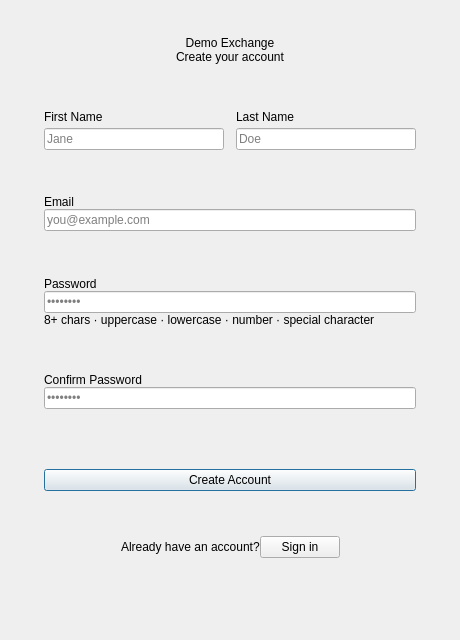
<?xml version="1.0" encoding="UTF-8"?>
<ui version="4.0">
 <class>RegisterWindow</class>
 <widget class="QWidget" name="RegisterWindow">
  <property name="geometry">
   <rect><x>0</x><y>0</y><width>460</width><height>640</height></rect>
  </property>
  <property name="minimumSize">
   <size><width>460</width><height>640</height></size>
  </property>
  <property name="windowTitle">
   <string>Demo Exchange — Create Account</string>
  </property>
  <layout class="QVBoxLayout" name="rootLayout">
   <property name="leftMargin"><number>44</number></property>
   <property name="topMargin"><number>36</number></property>
   <property name="rightMargin"><number>44</number></property>
   <property name="bottomMargin"><number>36</number></property>
   <property name="spacing"><number>0</number></property>

   <item>
    <widget class="QLabel" name="logoLabel">
     <property name="objectName"><string>loginLogo</string></property>
     <property name="text"><string>Demo Exchange</string></property>
     <property name="alignment"><set>Qt::AlignHCenter</set></property>
    </widget>
   </item>
   <item>
    <widget class="QLabel" name="taglineLabel">
     <property name="objectName"><string>loginTagline</string></property>
     <property name="text"><string>Create your account</string></property>
     <property name="alignment"><set>Qt::AlignHCenter</set></property>
    </widget>
   </item>

   <item>
    <spacer name="spacerTop">
     <property name="orientation"><enum>Qt::Vertical</enum></property>
     <property name="sizeHint" stdset="0"><size><width>20</width><height>20</height></size></property>
    </spacer>
   </item>

   <!-- First + Last name row -->
   <item>
    <layout class="QHBoxLayout" name="nameLayout">
     <property name="spacing"><number>12</number></property>
     <item>
      <layout class="QVBoxLayout" name="firstNameLayout">
       <property name="spacing"><number>4</number></property>
       <item>
        <widget class="QLabel" name="firstNameLabel">
         <property name="text"><string>First Name</string></property>
        </widget>
       </item>
       <item>
        <widget class="QLineEdit" name="firstNameInput">
         <property name="placeholderText"><string>Jane</string></property>
        </widget>
       </item>
      </layout>
     </item>
     <item>
      <layout class="QVBoxLayout" name="lastNameLayout">
       <property name="spacing"><number>4</number></property>
       <item>
        <widget class="QLabel" name="lastNameLabel">
         <property name="text"><string>Last Name</string></property>
        </widget>
       </item>
       <item>
        <widget class="QLineEdit" name="lastNameInput">
         <property name="placeholderText"><string>Doe</string></property>
        </widget>
       </item>
      </layout>
     </item>
    </layout>
   </item>

   <item>
    <spacer name="spacerName">
     <property name="orientation"><enum>Qt::Vertical</enum></property>
     <property name="sizeHint" stdset="0"><size><width>20</width><height>10</height></size></property>
    </spacer>
   </item>

   <item>
    <widget class="QLabel" name="emailLabel">
     <property name="text"><string>Email</string></property>
    </widget>
   </item>
   <item>
    <widget class="QLineEdit" name="emailInput">
     <property name="placeholderText"><string>you@example.com</string></property>
    </widget>
   </item>

   <item>
    <spacer name="spacerEmail">
     <property name="orientation"><enum>Qt::Vertical</enum></property>
     <property name="sizeHint" stdset="0"><size><width>20</width><height>10</height></size></property>
    </spacer>
   </item>

   <item>
    <widget class="QLabel" name="passwordLabel">
     <property name="text"><string>Password</string></property>
    </widget>
   </item>
   <item>
    <widget class="QLineEdit" name="passwordInput">
     <property name="placeholderText"><string>••••••••</string></property>
     <property name="echoMode"><enum>QLineEdit::Password</enum></property>
    </widget>
   </item>
   <item>
    <widget class="QLabel" name="passwordHintLabel">
     <property name="objectName"><string>subtext</string></property>
     <property name="text"><string>8+ chars · uppercase · lowercase · number · special character</string></property>
     <property name="wordWrap"><bool>true</bool></property>
    </widget>
   </item>

   <item>
    <spacer name="spacerPwd">
     <property name="orientation"><enum>Qt::Vertical</enum></property>
     <property name="sizeHint" stdset="0"><size><width>20</width><height>10</height></size></property>
    </spacer>
   </item>

   <item>
    <widget class="QLabel" name="confirmLabel">
     <property name="text"><string>Confirm Password</string></property>
    </widget>
   </item>
   <item>
    <widget class="QLineEdit" name="confirmInput">
     <property name="placeholderText"><string>••••••••</string></property>
     <property name="echoMode"><enum>QLineEdit::Password</enum></property>
    </widget>
   </item>

   <item>
    <widget class="QLabel" name="errorLabel">
     <property name="objectName"><string>errorLabel</string></property>
     <property name="text"><string></string></property>
     <property name="alignment"><set>Qt::AlignHCenter</set></property>
     <property name="wordWrap"><bool>true</bool></property>
    </widget>
   </item>

   <item>
    <spacer name="spacerBtn">
     <property name="orientation"><enum>Qt::Vertical</enum></property>
     <property name="sizeHint" stdset="0"><size><width>20</width><height>12</height></size></property>
    </spacer>
   </item>

   <item>
    <widget class="QPushButton" name="createButton">
     <property name="objectName"><string>btnPrimary</string></property>
     <property name="text"><string>Create Account</string></property>
     <property name="default"><bool>true</bool></property>
    </widget>
   </item>

   <item>
    <spacer name="spacerBack">
     <property name="orientation"><enum>Qt::Vertical</enum></property>
     <property name="sizeHint" stdset="0"><size><width>20</width><height>8</height></size></property>
    </spacer>
   </item>

   <item>
    <layout class="QHBoxLayout" name="backLayout">
     <item>
      <spacer name="spacerBackL">
       <property name="orientation"><enum>Qt::Horizontal</enum></property>
       <property name="sizeHint" stdset="0"><size><width>40</width><height>20</height></size></property>
      </spacer>
     </item>
     <item>
      <widget class="QLabel" name="backPromptLabel">
       <property name="objectName"><string>subtext</string></property>
       <property name="text"><string>Already have an account?</string></property>
      </widget>
     </item>
     <item>
      <widget class="QPushButton" name="backButton">
       <property name="objectName"><string>btnGhost</string></property>
       <property name="text"><string>Sign in</string></property>
       <property name="maximumHeight">
        <number>22</number>
       </property>
      </widget>
     </item>
     <item>
      <spacer name="spacerBackR">
       <property name="orientation"><enum>Qt::Horizontal</enum></property>
       <property name="sizeHint" stdset="0"><size><width>40</width><height>20</height></size></property>
      </spacer>
     </item>
    </layout>
   </item>

   <item>
    <spacer name="spacerBottom">
     <property name="orientation"><enum>Qt::Vertical</enum></property>
     <property name="sizeHint" stdset="0"><size><width>20</width><height>20</height></size></property>
    </spacer>
   </item>

  </layout>
 </widget>
 <resources/>
 <connections/>
</ui>
